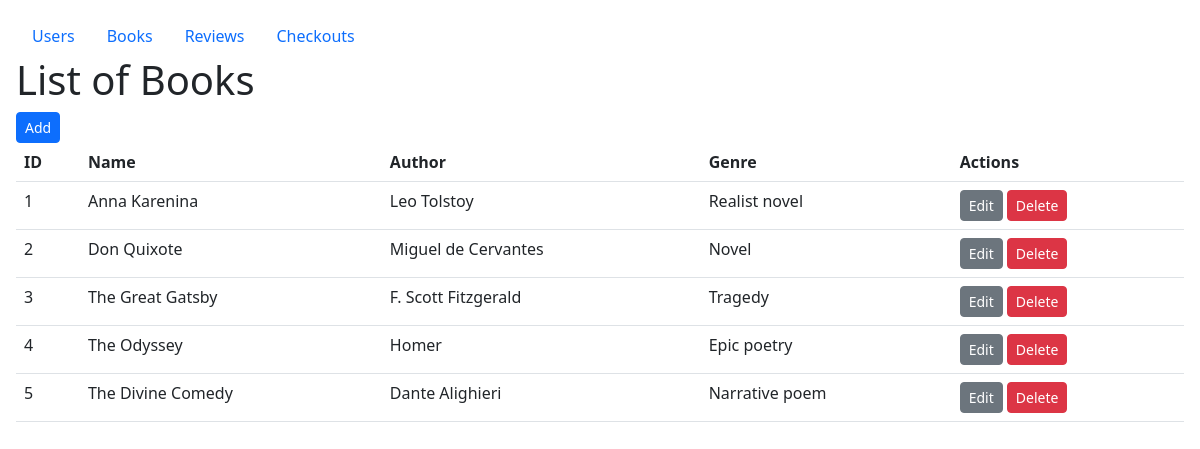
The page /books.php on the database its author committed.
### tables this page shows
CREATE TABLE `books` (
  `id` int(255) NOT NULL,
  `Name` varchar(255) NOT NULL,
  `Author` varchar(255) NOT NULL,
  `Genre` varchar(255) NOT NULL
);

### books.php (the view)
<?php include('header.php')?>
<?php
$result = mysqli_query($link, "SELECT * FROM books");
?>
<h1>List of Books</h1>
<a class="btn btn-primary btn-sm" href="book.php">Add</a>
<table class="table">
<thead>
    <tr>
        <th>ID</th>
        <th>Name</th>
        <th>Author</th>
        <th>Genre</th>
        <th>Actions</th>
    </tr>
</thead>
<tbody>
    <?php while ($row = mysqli_fetch_assoc($result)): ?>
    <tr>
        <td><?=$row["id"]?></td>
        <td><?=$row["Name"]?></td>
        <td><?=$row["Author"]?></td>
        <td><?=$row["Genre"]?></td>
        <td>
            <a class="btn btn-secondary btn-sm" href="book.php?id=<?=$row["id"]?>">Edit</a>
            <a class="btn btn-danger btn-sm" href="functions.php?delete_book=<?=$row["id"]?>" onclick="return confirm('Confirm to delete book')">Delete</a>
        </td>
    </tr>
    <?php endwhile ?>
</tbody>
</table>
<?php include('footer.php')?>

### rows shown on the page
books: id "1", Name "Anna Karenina", Author "Leo Tolstoy", Genre "Realist novel"
books: id "2", Name "Don Quixote", Author "Miguel de Cervantes", Genre "Novel"
books: id "3", Name "The Great Gatsby", Author "F. Scott Fitzgerald", Genre "Tragedy"
books: id "4", Name "The Odyssey", Author "Homer", Genre "Epic poetry"
books: id "5", Name "The Divine Comedy", Author "Dante Alighieri", Genre "Narrative poem"
